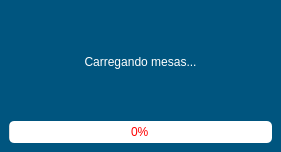
<?xml version="1.0" encoding="UTF-8"?>
<ui version="4.0">
 <class>MainWindow</class>
 <widget class="QMainWindow" name="MainWindow">
  <property name="windowModality">
   <enum>Qt::ApplicationModal</enum>
  </property>
  <property name="geometry">
   <rect>
    <x>0</x>
    <y>0</y>
    <width>281</width>
    <height>152</height>
   </rect>
  </property>
  <property name="minimumSize">
   <size>
    <width>281</width>
    <height>152</height>
   </size>
  </property>
  <property name="maximumSize">
   <size>
    <width>281</width>
    <height>152</height>
   </size>
  </property>
  <property name="windowTitle">
   <string>Carregando Mesas</string>
  </property>
  <widget class="QWidget" name="centralwidget">
   <layout class="QGridLayout" name="gridLayout">
    <property name="leftMargin">
     <number>0</number>
    </property>
    <property name="topMargin">
     <number>0</number>
    </property>
    <property name="rightMargin">
     <number>0</number>
    </property>
    <property name="bottomMargin">
     <number>0</number>
    </property>
    <property name="spacing">
     <number>0</number>
    </property>
    <item row="0" column="0">
     <widget class="QFrame" name="frame">
      <property name="styleSheet">
       <string notr="true">background-color: rgb(0, 85, 127);</string>
      </property>
      <property name="frameShape">
       <enum>QFrame::NoFrame</enum>
      </property>
      <property name="frameShadow">
       <enum>QFrame::Raised</enum>
      </property>
      <layout class="QGridLayout" name="gridLayout_2">
       <item row="0" column="0">
        <widget class="QLabel" name="label">
         <property name="styleSheet">
          <string notr="true">color: rgb(255, 255, 255);
font: 75 10pt &quot;MS Shell Dlg 2&quot;;</string>
         </property>
         <property name="text">
          <string>Carregando mesas...</string>
         </property>
         <property name="alignment">
          <set>Qt::AlignCenter</set>
         </property>
        </widget>
       </item>
       <item row="1" column="0">
        <widget class="QProgressBar" name="my_progressBar">
         <property name="styleSheet">
          <string notr="true">QProgressBar{
background-color: rgb(255, 255, 255);
border-radius: 5px;
text-align: center;
color: rgb(255, 0, 0)

}
QProgressBar::chunk{
background-color: qlineargradient(spread:pad, x1:0, y1:0, x2:1, y2:0, stop:0 rgba(0, 136, 255, 255), stop:1, background-color: rgb(0, 170, 127));
}</string>
         </property>
         <property name="value">
          <number>0</number>
         </property>
        </widget>
       </item>
      </layout>
     </widget>
    </item>
   </layout>
  </widget>
 </widget>
 <resources/>
 <connections/>
</ui>
